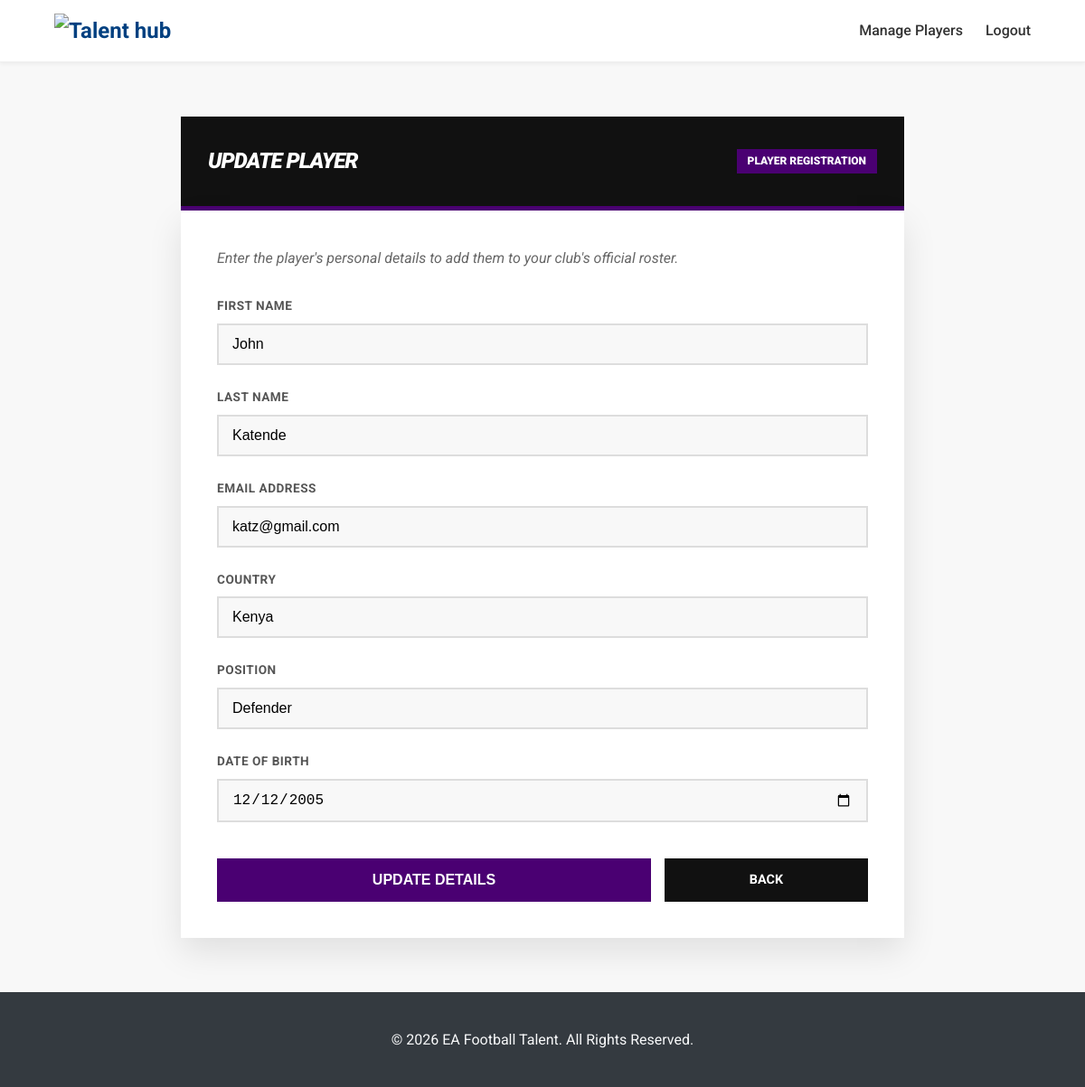
Screenshot of /roster/edit/10/ (signed in) with the database file from the repository.
### core/models.py (models this page shows, shortened)
class CustomUser(AbstractUser):
    USER_TYPE_CHOICES = (
        ('player', 'Player'),
        ('club', 'Club'),
        ('academy', 'Academy'),
    )
    user_type = models.CharField(max_length=10, choices=USER_TYPE_CHOICES)

class PlayerProfile(models.Model):
    user = models.OneToOneField(CustomUser, on_delete=models.CASCADE, primary_key=True)
    country = models.CharField(max_length=100)
    position = models.CharField(max_length=50)
    date_of_birth = models.DateField()
    bio = models.TextField(blank=True, null=True)
    club = models.ForeignKey(ClubProfile, on_delete=models.SET_NULL, null=True, blank=True, related_name='players')
    academy = models.ForeignKey(AcademyProfile, on_delete=models.SET_NULL, null=True, blank=True, related_name='players')

### core/views.py (the view)
# urls.py: path('roster/edit/<int:pk>/', edit_roster_player, name='edit_roster_player'),
@login_required
def edit_roster_player(request, pk):
    if request.user.user_type == 'club':
        profile = request.user.clubprofile
        player_profile = get_object_or_404(PlayerProfile, pk=pk, club=profile)
    elif request.user.user_type == 'academy':
        profile = request.user.academyprofile
        player_profile = get_object_or_404(PlayerProfile, pk=pk, academy=profile)
    else:
        return redirect('home')
    player_user = player_profile.user
    if request.method == 'POST':
        form = PlayerManagementForm(request.POST, instance=player_user)
        if form.is_valid():
            if request.user.user_type == 'club':
                form.save(club=profile)
            else:
                form.save(academy=profile)
            return redirect('manage_roster')
    else:
        initial_data = {
            'country': player_profile.country,
            'position': player_profile.position,
            'date_of_birth': player_profile.date_of_birth,
        }
        form = PlayerManagementForm(instance=player_user, initial=initial_data)
    return render(request, 'player_form.html', {'form': form, 'title': 'Update Player'})

### core/forms.py (shortened to what this page needs)
class PlayerManagementForm(forms.ModelForm):
    country = forms.CharField(max_length=100)
    position = forms.CharField(max_length=50)
    date_of_birth = forms.DateField(widget=forms.DateInput(attrs={'type': 'date'}))
    class Meta:
        model = CustomUser
        fields = ['first_name', 'last_name', 'email']

### core/templates/player_form.html (shortened to what this page needs)
{% extends 'base.html' %}
{% load static %}
{% block content %}
<div class="form-container">
  <div class="form-header">
    <h2>{{ title }}</h2>
    <span class="live-indicator">Player Registration</span>
  </div>
  <div class="form-card">
    <p style="margin-bottom: 30px; color: #666; font-style: italic;">
      Enter the player's personal details to add them to your club's official roster.
    </p>
    <form method="post" novalidate>
      {% for field in form %}
      <div class="form-group">
        <label for="{{ field.id_for_label }}">{{ field.label }}</label>
        {{ field }}
      </div>
      {% endfor %}
      <div class="btn-row">
        <button type="submit" class="btn-save">
          {% if "Update" in title %}Update Details{% else %}Register to Roster{% endif %}
        </button>
        <a href="{% url 'manage_roster' %}" class="btn-cancel">Back</a>
      </div>
    </form>
  </div>
</div>
{% endblock %}

### core/static/style.css (style rules this page uses)
body, h1, h2, h3, p, ul, form { margin: 0; padding: 0; }
body { font-family: 'Poppins', sans-serif; background-color: #f8f9fa; color: #333; line-height: 1.6; }

### core/templates/player_form.html (style rules this page uses)
:root { --sky-purple: #4a0072; --sky-purple-dark: #31004a; --sky-purple-light: #7b1fa2; --deep-black: #111111; --pure-white: #ffffff; --soft-gray: #f8f8f8; --border-gray: #dddddd; }
body { background-color: var(--soft-gray); font-family: 'Roboto', sans-serif; color: var(--deep-black); }
.form-container { max-width: 800px; margin: 60px auto; padding: 0 20px; }
.form-header { background-color: var(--deep-black); padding: 30px; border-bottom: 5px solid var(--sky-purple); display: flex; justify-content: space-between; align-items: center; }
.form-header h2 { color: var(--pure-white); margin: 0; font-weight: 900; text-transform: uppercase; font-style: italic; letter-spacing: -1px; }
.live-indicator { background: var(--sky-purple); color: white; padding: 4px 12px; font-size: 0.75rem; font-weight: 900; text-transform: uppercase; }
.form-card { background: var(--pure-white); padding: 40px; box-shadow: 0 15px 35px rgba(0,0,0,0.1); }
.form-group { margin-bottom: 25px; }
.form-group label { display: block; font-weight: 700; text-transform: uppercase; font-size: 0.85rem; color: #555; margin-bottom: 8px; letter-spacing: 0.5px; }
.form-group input, .form-group select, .form-group textarea { width: 100%; padding: 12px 15px; border: 2px solid var(--border-gray); background: var(--soft-gray); font-size: 1rem; transition: all 0.3s; border-radius: 0; box-sizing: border-box; }
.btn-row { margin-top: 40px; display: flex; gap: 15px; }
.btn-save { flex: 2; background-color: var(--sky-purple); color: white; border: none; padding: 15px; font-weight: 900; text-transform: uppercase; font-size: 1rem; cursor: pointer; transition: background 0.2s; display: flex; justify-content: center; align-items: center; }
.btn-cancel { flex: 1; background-color: var(--deep-black); color: white; text-decoration: none; display: flex; justify-content: center; align-items: center; font-weight: 700; text-transform: uppercase; font-size: 0.9rem; transition: opacity 0.2s; }

### rows the page displays
CustomUser: form "John" "Katende" "katz@gmail.com"
PlayerProfile: form "Kenya" "Defender"

### other values shown
{{ title }} "UPDATE PLAYER"
{{ field.label }} "FIRST NAME" "LAST NAME" "EMAIL ADDRESS" "COUNTRY" "POSITION" "DATE OF BIRTH"
